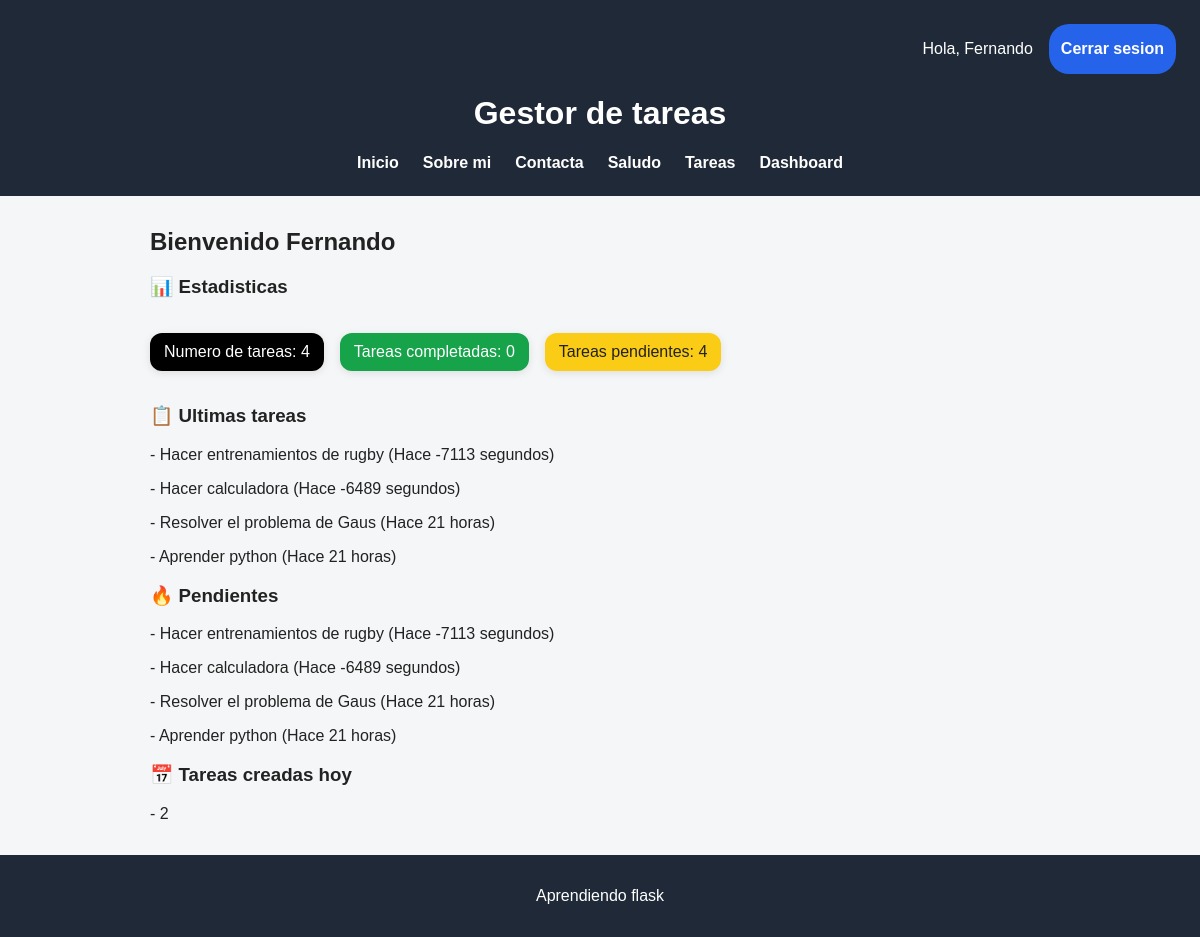
The app's page /dashboard (signed in) with its own data.
### app/models/models.py (models this page shows)
class Tareas_db(db.Model):
    __tablename__ = "task"
    id = db.Column(db.Integer, primary_key=True)
    tarea = db.Column(db.String(100), nullable=False)
    completada = db.Column(db.Boolean, default=False)
    usuario_id = db.Column(db.Integer, db.ForeignKey("users.id"))
    fecha_creacion = db.Column(db.DateTime, default=datetime.now)
    prioridad = db.Column(db.String(20), default="Media")

### app/routes/dashboard_routes.py (the view)
@dashboard_bp.route("/dashboard")
def dashboard():
    if "usuario" not in session:
        return redirect(url_for("auth.login"))
    ultimas_tareas = (
        Tareas_db.query.filter_by(usuario_id=session["usuario_id"])
        .order_by(Tareas_db.fecha_creacion.desc())
        .limit(5)
        .all()
    )
    for tarea in ultimas_tareas:
        tarea.tiempo_transcurrido = tiempo_transcurrido(tarea.fecha_creacion)
    long_tareas, tareas_totales_completadas, tareas_totales_pendientes = (
        calcular_tareas()
    )
    ultimas_tareas_pendientes = (
        Tareas_db.query.filter_by(usuario_id=session["usuario_id"], completada=False)
        .order_by(Tareas_db.fecha_creacion.desc())
        .limit(5)
        .all()
    )
    long_tareas, tareas_totales_completadas, tareas_totales_pendientes = (
        calcular_tareas()
    )
    tareas_creadas_hoy = 0
    tareas = Tareas_db.query.filter_by(usuario_id=session["usuario_id"]).all()
    for tarea in tareas:
        if tarea.fecha_creacion.date() == datetime.now().date():
            tareas_creadas_hoy += 1
    return render_template(
        "dashboard.html",
        long_tareas=long_tareas,
        tareas_totales_completadas=tareas_totales_completadas,
        tareas_totales_pendientes=tareas_totales_pendientes,
        ultimas_tareas=ultimas_tareas,
        ultimas_tareas_pendientes=ultimas_tareas_pendientes,
        tareas_creadas_hoy=tareas_creadas_hoy,
    )

### app/utils/helpers.py (called while the page is built)
def calcular_tareas():
    tareas = Tareas_db.query.filter_by(usuario_id=session["usuario_id"]).all()
    long_tareas = len(tareas)
    tareas_pendiente = Tareas_db.query.filter_by(
        usuario_id=session["usuario_id"], completada=False
    ).all()
    tareas_totales_pendientes = len(tareas_pendiente)
    tareas_completadas = Tareas_db.query.filter_by(
        usuario_id=session["usuario_id"], completada=True
    ).all()
    tareas_totales_completadas = len(tareas_completadas)
    return long_tareas, tareas_totales_completadas, tareas_totales_pendientes

def tiempo_transcurrido(fecha_creacion):
    ahora = datetime.now()
    diferencia = ahora - fecha_creacion
    segundos = int(diferencia.total_seconds())
    minuto = int(segundos // 60)
    hora = int(segundos // 3600)
    dia = int(segundos // 86400)
    if segundos < 60:
        if segundos == 1:
            return f"Hace {segundos} segundo"
        else:
            return f"Hace {segundos} segundos"
    elif segundos < 3600:
        if minuto == 1:
            return f"Hace {minuto} minuto"
        else:
            return f"Hace {minuto} minutos"
    elif segundos < 86400:
        if hora == 1:
            return f"Hace {hora} hora"
        else:
            return f"Hace {hora} horas"
    else:
        if dia == 1:
            return f"Hace {dia} dia"
        else:
            return f"Hace {dia} dias"

### templates/dashboard.html
{% extends "base.html" %}
{% block contenido %}
<h2>Bienvenido {{ session["usuario"]}}</h2>
<h3>📊 Estadisticas</h3>
<div class="estadisticas">
    <p class="estadisticas-card-tarea">Numero de tareas: {{ long_tareas }}</p>
    <p class="estadisticas-card-completadas">Tareas completadas: {{ tareas_totales_completadas }}</p>
    <p class="estadisticas-card-pendientes">Tareas pendientes: {{ tareas_totales_pendientes }}</p>
</div>
<h3>📋 Ultimas tareas</h3>
{% for tarea in ultimas_tareas %}
<p>- {{ tarea.tarea }} ({{ tarea.tiempo_transcurrido }})</p>
{% endfor %}
<h3>🔥 Pendientes</h3>
{% for tarea in ultimas_tareas_pendientes %}
<p>- {{ tarea.tarea }} ({{ tarea.tiempo_transcurrido }})</p>
{% endfor %}
<h3>📅 Tareas creadas hoy</h3>
<p>- {{ tareas_creadas_hoy }}</p>
{% endblock %}

### static/style.css (style rules this page uses)
body { background-color: #f4f6f8; color: #222222; font-family: Arial, Helvetica, sans-serif; margin: 0; }
.estadisticas { display: flex; gap: 16px; flex-wrap: wrap; }
.estadisticas-card-tarea { color: #ffffff; background-color: black; padding: 10px 14px; border-radius: 12px; box-shadow: 0px 2px 8px rgba(0, 0, 0, 0.1); transition: 0.2s ease; }
.estadisticas-card-pendientes { color: #222222; background-color: #facc15; padding: 10px 14px; border-radius: 12px; box-shadow: 0px 2px 8px rgba(0, 0, 0, 0.1); transition: 0.2s ease; }
.estadisticas-card-completadas { color: #ffffff; background-color: #16a34a; padding: 10px 14px; border-radius: 12px; box-shadow: 0px 2px 8px rgba(0, 0, 0, 0.1); transition: 0.2s ease; }

### records on screen
Tareas_db: tarea "Hacer entrenamientos de rugby", tiempo_transcurrido "Hace -7113 segundos"
Tareas_db: tarea "Hacer calculadora", tiempo_transcurrido "Hace -6489 segundos"
Tareas_db: tarea "Resolver el problema de Gaus", tiempo_transcurrido "Hace 21 horas"
Tareas_db: tarea "Aprender python", tiempo_transcurrido "Hace 21 horas"

### other values on screen
{{ session["usuario"] }} "Fernando"
{{ long_tareas }} "4"
{{ tareas_totales_completadas }} "0"
{{ tareas_totales_pendientes }} "4"
{{ tareas_creadas_hoy }} "2"
